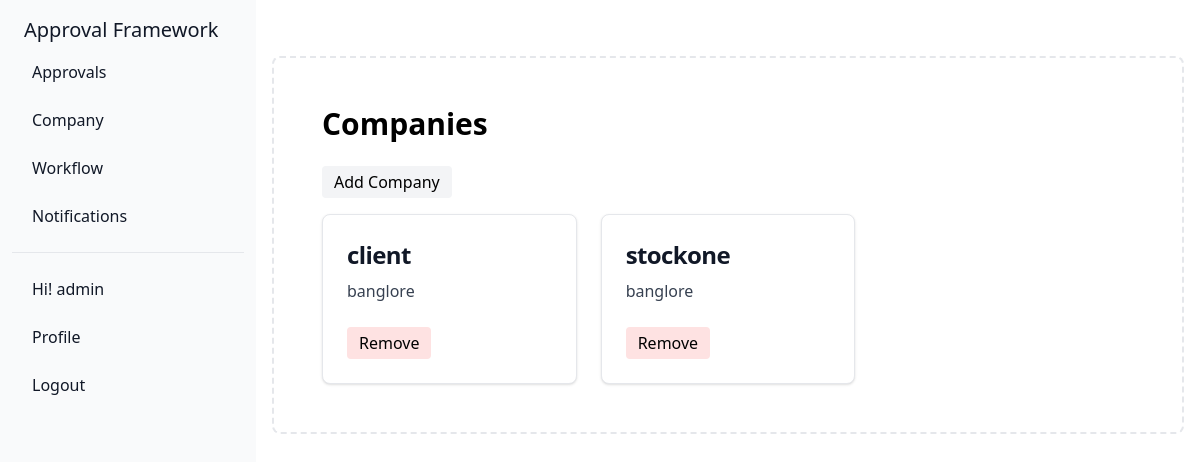
The app's page /company/ (signed in), older data.
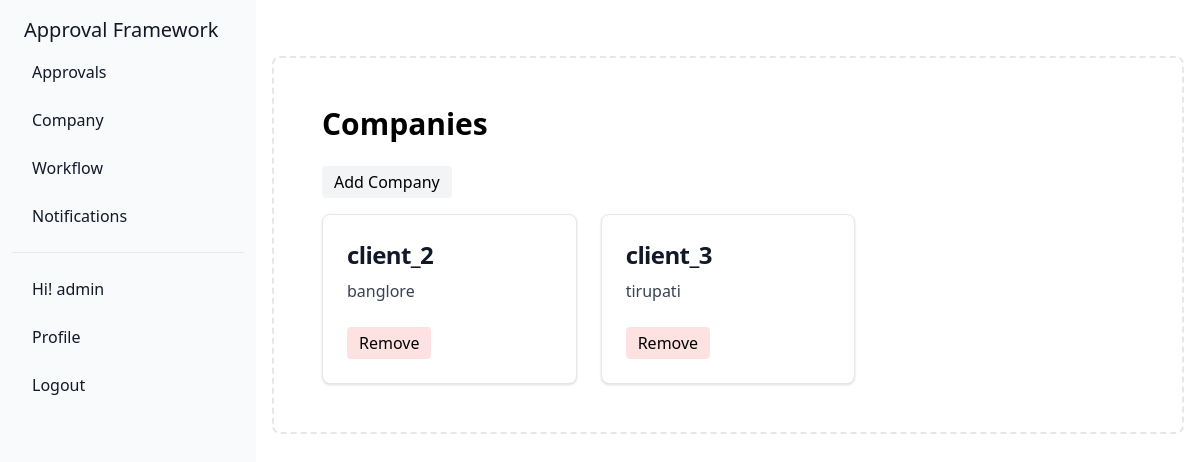
The same page, newer data.
### approval/models.py (models this page shows, shortened)
class Company(models.Model):
    id = models.AutoField(primary_key=True)
    name = models.CharField(max_length=255)
    place = models.CharField(max_length=50)

### approval/views.py (the view)
# urls.py: path('company/',views.company,name = 'company profile'),
def company(request):
    user = User_profile.objects.get(User = request.user.id)
    if request.user.is_authenticated and user.role == 'admin':
        companys = Company.objects.exclude(name = 'main').order_by('name')
        return render(request,'company.html',{'companys':companys,'profile':user})
    return redirect('/login/')

### templates/company.html (shortened to what this page needs)
{% extends "home.html" %}
{% block content %}
<div class="bg-white p-8  sm:w-full">
    <h1 class="text-3xl font-semibold mb-6">Companies </h1>
    <a href="/company/create/" class="inline-flex mr-5 items-center bg-gray-100 border-0 py-1 px-3 focus:outline-none hover:bg-gray-200 rounded text-base mt-4 md:mt-0">
        Add Company
    </a>
    <div class="grid grid-cols-1 sm:grid-cols-2 lg:grid-cols-3 gap-6 mt-4">
        {% for company in companys %}
        <card class="col-span-1  bg-white border border-gray-200 rounded-lg shadow hover:bg-gray-100">
            <a href="/company/{{company.name}}/approvals/"
                class="block max-w-sm p-6">
                <h5 class="mb-2 text-2xl font-bold tracking-tight text-gray-900">
                    {{company.name}}
                </h5>
                <p class="font-normal text-gray-700">
                    {{company.place}}
                </p>
            </a>
            <a href="/company/{{company.id}}/remove/" class="inline-flex ml-6 mb-6 items-center bg-red-100 border-0 py-1 px-3 focus:outline-none hover:bg-red-200 rounded text-base mt-4 md:mt-0">
                Remove
            </a>
        </card>
        {%endfor%}
    </div>
</div>
{% endblock %}

Row changes from the older to the newer data that the page shows:
removed Company: name "stockone", place "banglore"
changed Company "banglore": name "client" → "client_2"
added Company: name "client_3", place "tirupati"
